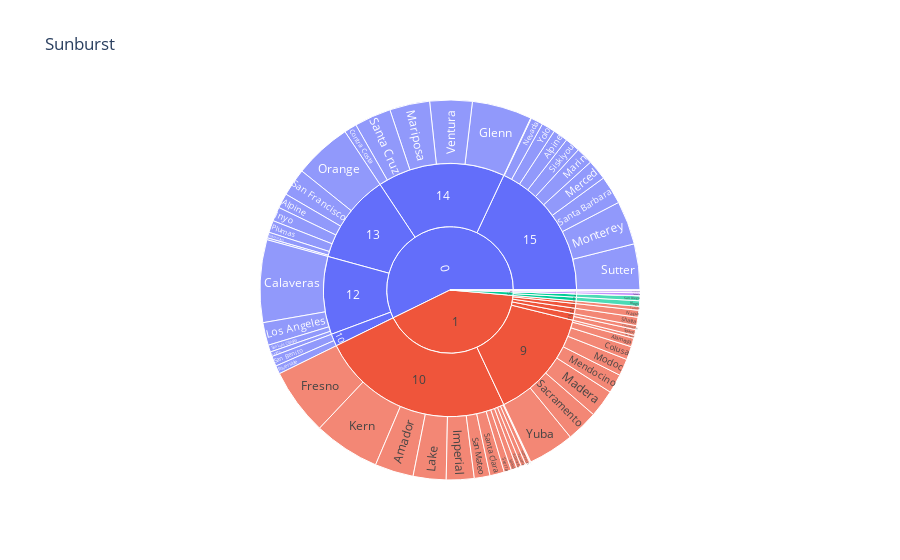

Notebook code cell kept with this figure:
### Code cell
px.sunburst(df14, path=['order_dow', 'order_hour_of_day', 'county'], values='order_id', title= 'Sunburst')

### Figure 1 — Plotly figure (JSON) as saved in the notebook; plotly's stock layout.template omitted (floating-point values rounded to 4 significant figures)
{"data": [{"branchvalues": "total", "domain": {"x": [0, 1], "y": [0, 1]}, "hovertemplate": "labels=%{label}<br>order_id=%{value}<br>parent=%{parent}<br>id=%{id}<extra></extra>", "ids": ["1/9/Alameda", "0/13/Alpine", "0/15/Alpine", "1/10/Amador", "5/8/Butte", "2/13/Butte", "6/16/Butte", "0/12/Calaveras", "1/9/Colusa", "0/14/Contra Costa", "1/9/Del Norte", "1/10/El Dorado", "1/10/Fresno", "0/14/Glenn", "1/10/Humboldt", "1/10/Imperial", "0/13/Inyo", "1/10/Kern", "5/10/Kings", "1/10/Lake", "0/12/Lassen", "0/12/Los Angeles", "1/9/Madera", "0/15/Marin", "0/14/Mariposa", "1/9/Mendocino", "0/15/Merced", "1/9/Modoc", "1/10/Mono", "0/15/Monterey", "1/11/Napa", "0/15/Nevada", "0/13/Orange", "1/10/Placer", "0/13/Plumas", "0/10/Riverside", "1/9/Sacramento", "0/10/San Benito", "1/10/San Bernardino", "5/15/San Diego", "0/13/San Francisco", "0/13/San Joaquin", "6/18/San Joaquin", "0/12/San Luis Obispo", "1/10/San Mateo", "0/15/Santa Barbara", "1/10/Santa Clara", "0/14/Santa Cruz", "1/12/Shasta", "1/10/Sierra", "0/15/Siskiyou", "1/15/Solano", "1/10/Sonoma", "0/13/Stanislaus", "0/15/Sutter", "6/11/Tehama", "0/15/Trinity", "6/15/Trinity", "1/13/Tulare", "1/15/Tuolumne", "0/14/Ventura", "0/15/Yolo", "1/9/Yuba", "5/8", "1/9", "0/10", "1/10", "5/10", "1/11", "6/11", "0/12", "1/12", "0/13", "1/13", "2/13", "0/14", "0/15", "1/15", "5/15", "6/15", "6/16", "6/18", "0", "1", "2", "5", "6"], "labels": ["Alameda", "Alpine", "Alpine", "Amador", "Butte", "Butte", "Butte", "Calaveras", "Colusa", "Contra Costa", "Del Norte", "El Dorado", "Fresno", "Glenn", "Humboldt", "Imperial", "Inyo", "Kern", "Kings", "Lake", "Lassen", "Los Angeles", "Madera", "Marin", "Mariposa", "Mendocino", "Merced", "Modoc", "Mono", "Monterey", "Napa", "Nevada", "Orange", "Placer", "Plumas", "Riverside", "Sacramento", "San Benito", "San Bernardino", "San Diego", "San Francisco", "San Joaquin", "San Joaquin", "San Luis Obispo", "San Mateo", "Santa Barbara", "Santa Clara", "Santa Cruz", "Shasta", "Sierra", "Siskiyou", "Solano", "Sonoma", "Stanislaus", "Sutter", "Tehama", "Trinity", "Trinity", "Tulare", "Tuolumne", "Ventura", "Yolo", "Yuba", "8", "9", "10", "10", "10", "11", "11", "12", "12", "13", "13", "13", "14", "15", "15", "15", "15", "16", "18", "0", "1", "2", "5", "6"], "name": "", "parents": ["1/9", "0/13", "0/15", "1/10", "5/8", "2/13", "6/16", "0/12", "1/9", "0/14", "1/9", "1/10", "1/10", "0/14", "1/10", "1/10", "0/13", "1/10", "5/10", "1/10", "0/12", "0/12", "1/9", "0/15", "0/14", "1/9", "0/15", "1/9", "1/10", "0/15", "1/11", "0/15", "0/13", "1/10", "0/13", "0/10", "1/9", "0/10", "1/10", "5/15", "0/13", "0/13", "6/18", "0/12", "1/10", "0/15", "1/10", "0/14", "1/12", "1/10", "0/15", "1/15", "1/10", "0/13", "0/15", "6/11", "0/15", "6/15", "1/13", "1/15", "0/14", "0/15", "1/9", "5", "1", "0", "1", "5", "1", "6", "0", "1", "0", "1", "2", "0", "0", "1", "5", "6", "6", "6", "", "", "", "", ""], "type": "sunburst", "values": [84, 145, 145, 377, 1, 1, 1, 805, 130, 123, 29, 46, 653, 584, 43, 271, 138, 646, 54, 321, 46, 222, 269, 167, 391, 187, 197, 165, 57, 426, 68, 120, 563, 3, 118, 81, 310, 99, 8, 48, 270, 19, 19, 68, 153, 276, 141, 358, 81, 70, 147, 56, 46, 55, 448, 28, 6, 6, 38, 39, 413, 133, 450, 1, 1624, 180, 2835, 54, 68, 28, 1141, 81, 1308, 38, 1, 1869, 2065, 95, 48, 6, 1, 19, 6563, 4741, 1, 103, 54]}], "layout": {"legend": {"tracegroupgap": 0}, "title": {"text": "Sunburst"}}}
